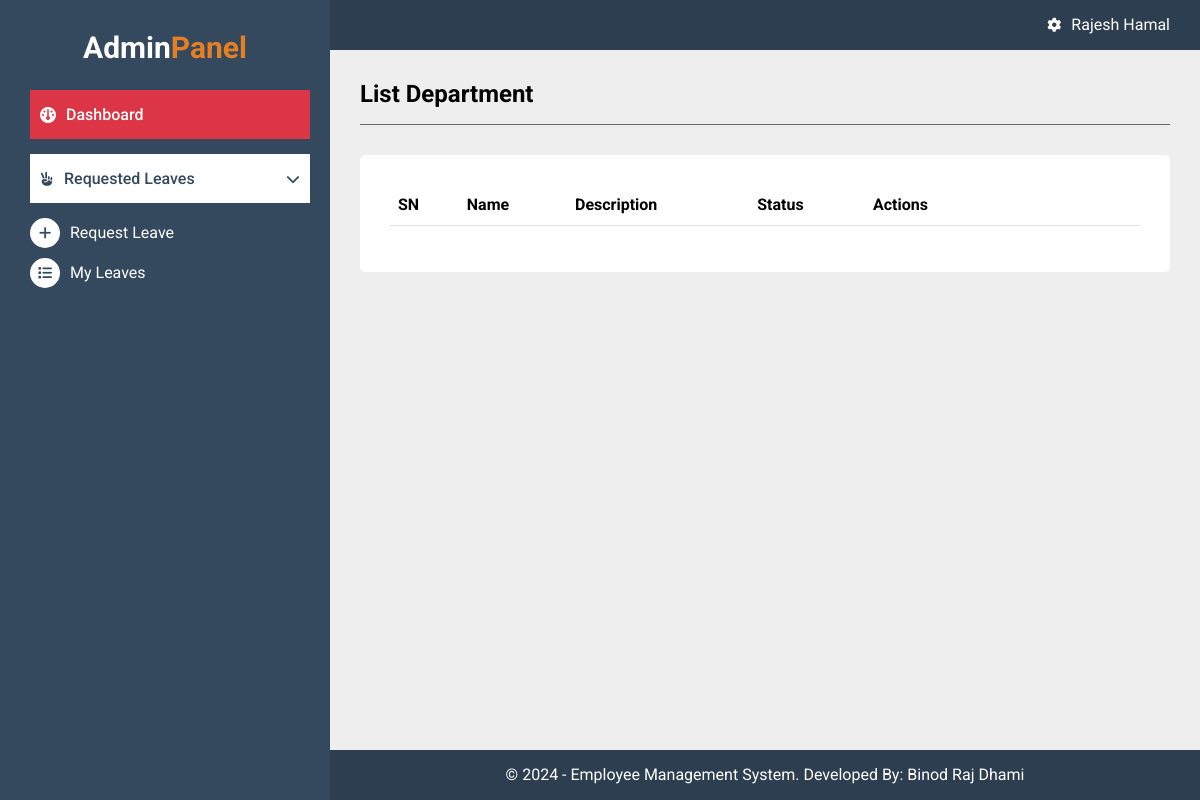
Page /admin/list_department.php (signed in) on the earlier database version.
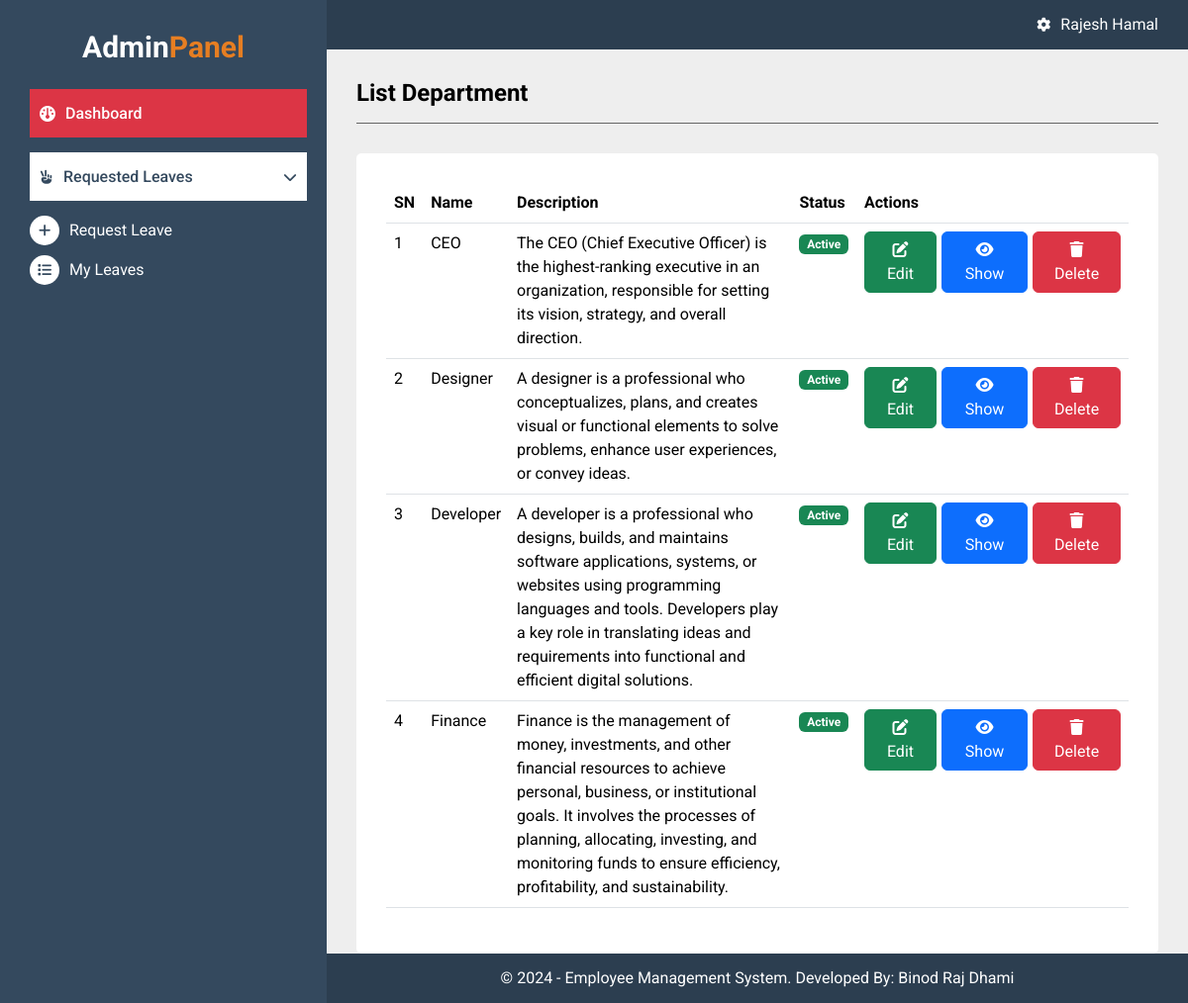
Same page on the later database version.
### tables this page shows
CREATE TABLE `tbl_departments` (
  `id` int(11) NOT NULL,
  `name` varchar(50) NOT NULL,
  `description` text NOT NULL,
  `status` tinyint(1) NOT NULL DEFAULT 1,
  `created_by` int(11) NOT NULL,
  `updated_by` int(11) DEFAULT NULL,
  `created_at` datetime NOT NULL,
  `updated_at` datetime NOT NULL
);

### admin/list_department.php (the view)
<?php
include_once("includes/header.php");
include_once("includes/sidebar.php");
$fetch_all_query = "SELECT * FROM tbl_departments ORDER BY name ASC";
$result = $connection->query($fetch_all_query);
$department_list = [];
while ($data = $result->fetch_assoc()) {
    array_push($department_list, $data);
}
?>
<div class="admin-main">
    <div class="heading-panel">
        <h1>List Department</h1>
    </div>
    <div class="body-panel">
        <table class="table tableb-bordered">
            <thead>
                <tr>
                    <th>SN</th>
                    <th>Name</th>
                    <th>Description</th>
                    <th>Status</th>
                    <th class="bnt-actions-list">Actions</th>
                </tr>
            </thead>
            <tbody>
                <?php foreach ($department_list as $key => $department) { ?>
                    <tr>
                        <td><?php echo $key + 1; ?></td>
                        <td><?php echo $department['name']; ?></td>
                        <td><?php echo $department['description']; ?></td>
                        <td>
                            <?php if ($department['status'] == 1) { ?>
                                <span class="badge bg-success">Active</span>
                            <?php } else { ?>
                                <span class="badge bg-danger">Dective</span>
                            <?php } ?>
                        </td>
                        <td>
                            <div class="bnt-actions-link">
                                <a href="edit_department.php?id=<?php echo $department['id']; ?>" class="btn btn-success">
                                    <i class="fa-solid fa-pen-to-square"></i>
                                    <span>Edit</span>
                                </a>
                                <a href="show_department.php?id=<?php echo $department['id']; ?>" class="btn btn-primary">
                                    <i class="fa-solid fa-eye"></i>
                                    <span>Show</span>
                                </a>
                                <form action="delete_department.php?id=<?php echo $department['id']; ?>" method="POST">
                                    <button type="submit" class="btn btn-danger">
                                        <i class="fa-solid fa-trash"></i>
                                        <span>Delete</span>
                                    </button>
                                </form>
                            </div>
                        </td>
                    </tr>
                <?php } ?>
            </tbody>
        </table>
    </div>
</div>
<?php include_once("includes/footer.php"); ?>

Differences in the rows shown:
added tbl_departments: name "CEO", description "The CEO (Chief Executive Officer) is the highest-ranking executive in an organization, responsible for setting its vision, strategy, and overall direction.", status "Active"
added tbl_departments: name "Designer", description "A designer is a professional who conceptualizes, plans, and creates visual or functional elements to solve problems, enhance user experiences, or convey ideas.", status "Active"
added tbl_departments: name "Developer", description "A developer is a professional who designs, builds, and maintains software applications, systems, or websites using programming languages and tools. Developers play a key role in translating ideas and requirements into functional and efficient digital solutions.", status "Active"
added tbl_departments: name "Finance", description "Finance is the management of money, investments, and other financial resources to achieve personal, business, or institutional goals. It involves the processes of planning, allocating, investing, and monitoring funds to ensure efficiency, profitability, and sustainability.", status "Active"
